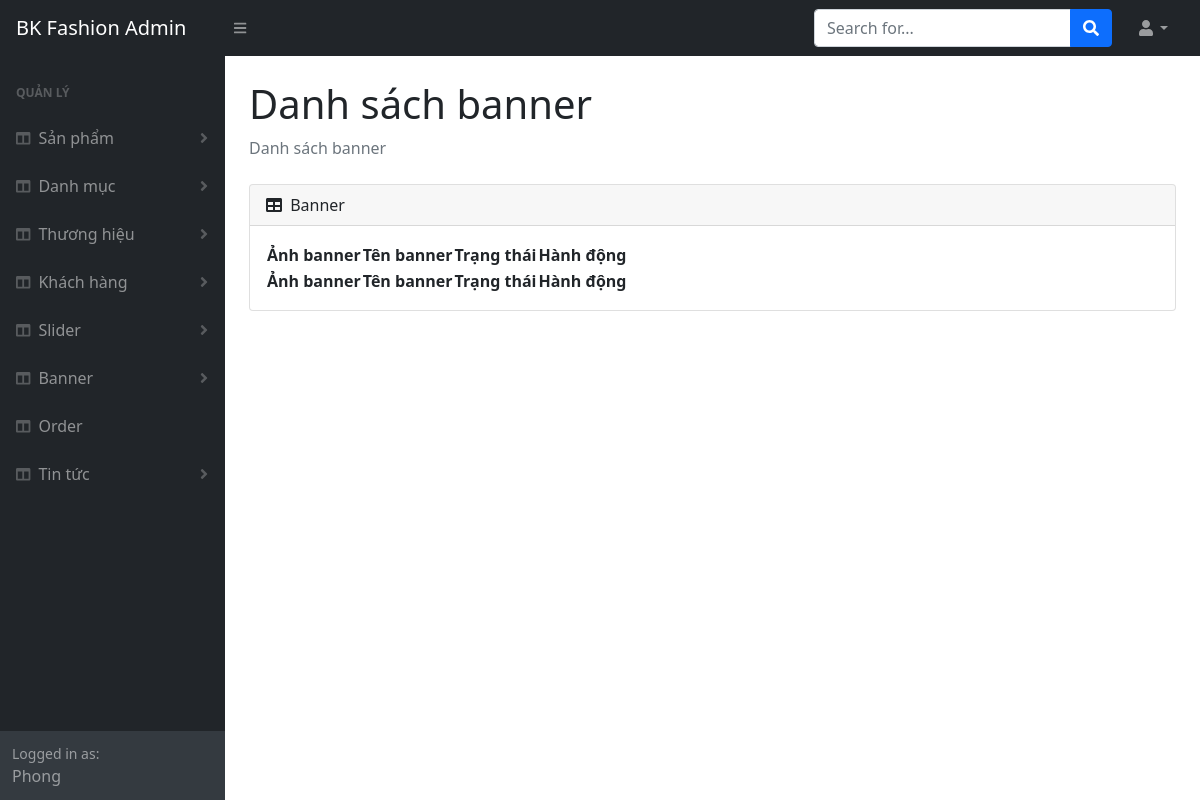
The app's page /admin/banner-list.php (signed in), older data.
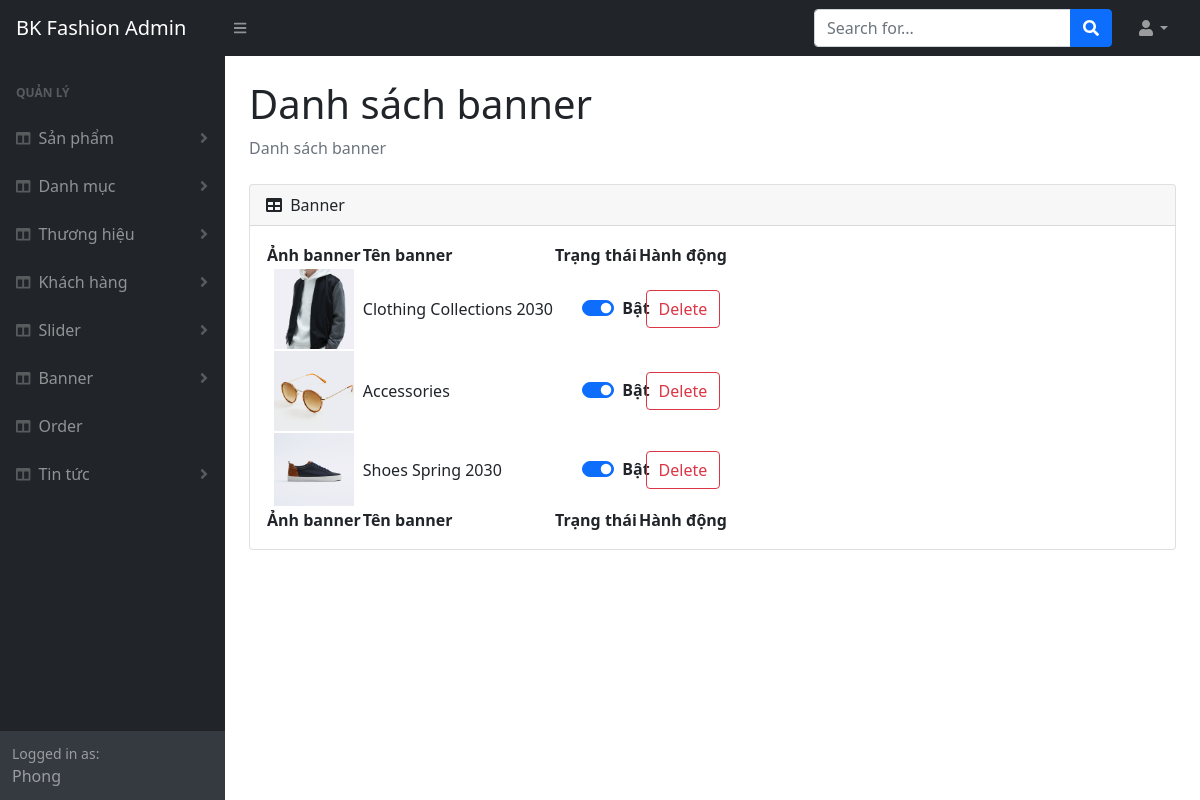
The same page, newer data.
### tables this page shows
CREATE TABLE `tbl_banner` (
  `bannerId` int(11) NOT NULL,
  `bannerName` varchar(255) NOT NULL,
  `bannerImage` varchar(255) NOT NULL,
  `status` int(11) NOT NULL
);

### lib/database.php (called while the page is built, shortened)
<?php
Class Database{
   public $host   = DB_HOST;
   public $user   = DB_USER;
   public $pass   = DB_PASS;
   public $dbname = DB_NAME;
   public $link;
private function connectDB(){
   $this->link = new mysqli($this->host, $this->user, $this->pass,
    $this->dbname);
   mysqli_set_charset($this->link,"utf8");
 }
public function select($query){
  $result = $this->link->query($query) or
   die($this->link->error.__LINE__);
  if($result->num_rows > 0){
    return $result;
  } else {
    return false;
  }
 }
}

### classes/banner.php (called while the page is built, shortened)
<?php
	$filepath = realpath(dirname(__FILE__));
	include_once ($filepath.'/../lib/database.php');
class Banner
{
    private $db;
	public function __construct()
	{
		$this->db = new Database();
	}
    public function show_banners()
    {
        $query = "SELECT * FROM `tbl_banner` ORDER BY bannerId DESC;";
        return $this->db->select($query);
    }
}

### admin/banner-list.php (the view, shortened to what this page needs)
<?php include 'inc_admin/header.php' ?>
<?php include 'inc_admin/sidebar.php' ?>
<?php include '../classes/banner.php';
    $banner = new Banner();
	$list_banner = $banner->show_banners();
?>
<div id="layoutSidenav_content">
    <main>
        <div class="container-fluid px-4">
            <h1 class="mt-4">Danh sách banner</h1>
            <ol class="breadcrumb mb-4">
                <li class="breadcrumb-item active">Danh sách banner</li>
            </ol>
            <div class="card mb-4">
                <div class="card-header">
                    <i class="fas fa-table me-1"></i>
                    Banner
                </div>
                <div class="card-body">
                    <table id="datatablesSimple">
                        <thead>
                            <tr>
                                <th>Ảnh banner</th>
                                <th>Tên banner</th>
                                <th>Trạng thái</th>
                                <th>Hành động</th>
                            </tr>
                        </thead>
                        <tfoot>
                            <tr>
                                <th>Ảnh banner</th>
                                <th>Tên banner</th>
                                <th>Trạng thái</th>
                                <th>Hành động</th>
                            </tr>
                        </tfoot>
                        <tbody>
                            <?php
                                if ($list_banner != false)
                                {
                                    while($row = $list_banner->fetch_assoc())
                                    {
                                        echo '
                                        <tr>
                                            <td class="text-center"><img src="../img/banner/'.$row["bannerImage"].'" alt="'.$row["bannerImage"].'" width = 80px"></td>
                                            <td>'.$row["bannerName"].'</td>
                                            <td>
                                                <div class="form-check form-switch offset-sm-4">';
                                                if ($row["status"]){
                                                    echo '<input class="form-check-input" type="checkbox" role="switch" id="mode'.$row["bannerId"].'" name="status" checked onchange="switchChange('.$row["bannerId"].', this.checked)">
                                                    <label class="form-check-label fw-bold" for="mode'.$row["bannerId"].'" id="labelswitch'.$row["bannerId"].'">Bật</label>';
                                                }
                                                else echo '<input class="form-check-input" type="checkbox" role="switch" id="mode'.$row["bannerId"].'" name="status" onchange="switchChange('.$row["bannerId"].', this.checked)">
                                                    <label class="form-check-label" for="mode'.$row["bannerId"].'" id="labelswitch'.$row["bannerId"].'">Tắt</label>';
                                        echo '
                                                </div>
                                            </td>
                                            <td class="text-center">
                                                <button class="btn btn-outline-danger my-1" onclick="openDeleteConfirm(()=>{location.assign(\'?deleteId='.$row["bannerId"].'\')});">Delete</button>
                                            </td>
                                        </tr>';
                                    }
                                }
                            ?>
                        </tbody>
                    </table>
                </div>
            </div>
        </div>
    </main>
</div>
<?php include 'inc_admin/footer.php' ?>

Row changes from the older to the newer data that the page shows:
added tbl_banner: bannerImage (picture), bannerName "Clothing Collections 2030"
added tbl_banner: bannerImage (picture), bannerName "Accessories"
added tbl_banner: bannerImage (picture), bannerName "Shoes Spring 2030"
